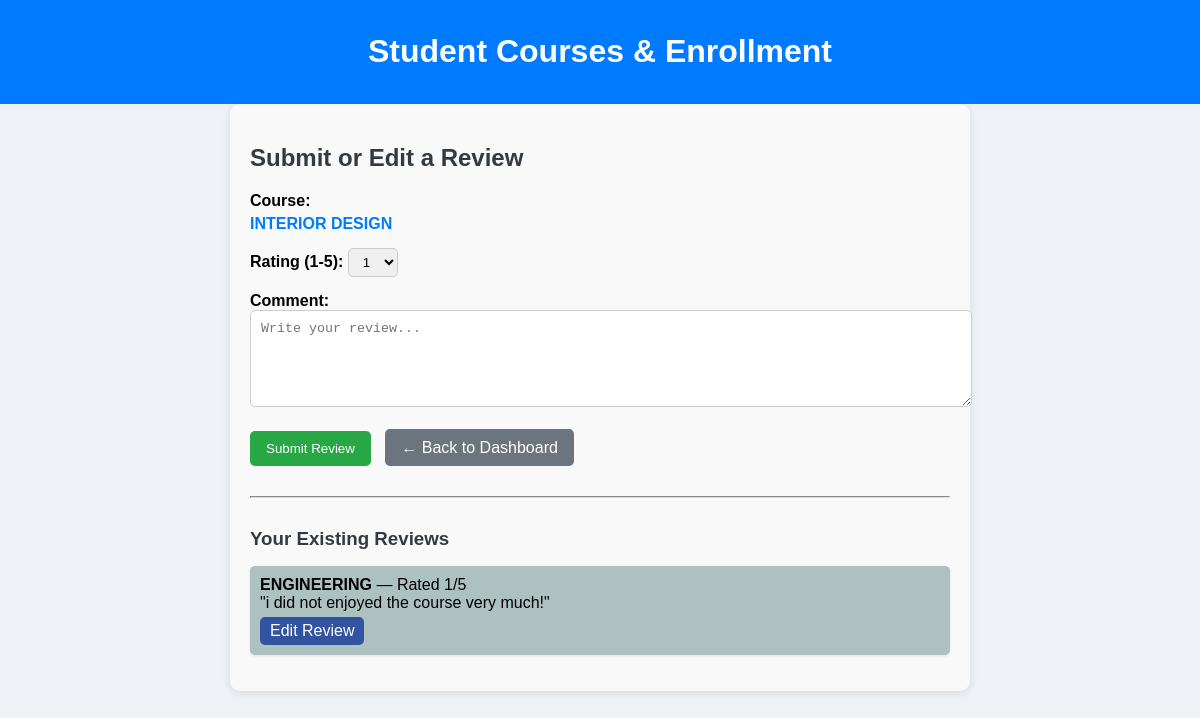
Page /reports/reports/courses/6/add_review (signed in) on the committed database.
### reports/models.py (models this page shows, shortened)
class Course(models.Model):
    name = models.CharField(max_length=200)
    code = models.CharField(max_length=200)
    credit_units = models.IntegerField()
    lecturer = models.CharField(max_length=200)
    students = models.ManyToManyField(Student, related_name='courses', blank=True)

class CourseReview (models.Model):
    course = models.ForeignKey(Course, on_delete=models.CASCADE, related_name='reviews')
    student = models.ForeignKey(Student, on_delete=models.CASCADE)
    rating = models.IntegerField(choices=[(i, str(i)) for i in range(1, 6)])
    comment = models.TextField(blank=True)

### reports/views.py (the view, shortened to what this page needs)
# urls.py: path('<int:course_id>/', views.add_review, name='add_review'),
@login_required
def add_review(request, course_id):
    student = get_object_or_404(Student, user=request.user)
    course = get_object_or_404(Course, id=course_id)
    enrolled_courses = student.courses.all()
    reviews = CourseReview.objects.filter(student=student)
    return render(request, 'reports/add_review.html', {
        'student': student,
        'enrolled_courses': enrolled_courses,
        'reviews': reviews,
        'selected_course': course
    })

### reports/templates/reports/add_review.html (shortened to what this page needs)
{% extends "reports/base.html" %}
{% block content %}
<div style="max-width:700px; margin:auto; padding:20px; background:#f9f9f9; border-radius:10px; box-shadow:0 2px 8px rgba(0,0,0,0.1);">
    <h2 style="color:#343a40; margin-bottom:20px;">Submit or Edit a Review</h2>
    <form method="post">
        <div style="margin-bottom:15px;">
            <label style="font-weight:bold;">Course:</label>
            <p style="font-weight:bold; color:#007bff; margin:5px 0;">{{ selected_course.name }}</p>
        </div>
        <div style="margin-bottom:15px;">
            <label style="font-weight:bold;">Rating (1-5):</label>
            <select name="rating" required style="padding:5px 10px; border-radius:5px; border:1px solid #ccc;">
                {% for i in "12345" %}
                    <option value="{{ i }}">{{ i }}</option>
                {% endfor %}
            </select>
        </div>
        <div style="margin-bottom:20px;">
            <label style="font-weight:bold;">Comment:</label><br>
            <textarea name="comment" rows="5" cols="50" placeholder="Write your review..." required
                      style="width:100%; padding:10px; border-radius:5px; border:1px solid #ccc; resize:vertical;"></textarea>
        </div>
        <div style="margin-bottom:20px;">
            <button type="submit"
                    style="background:#28a745; color:white; padding:10px 16px; border:none; border-radius:5px; cursor:pointer; margin-right:10px;">
                Submit Review
            </button>
            <a href="{% url 'student_detail' student.id %}"
               style="background:#6c757d; color:white; padding:10px 16px; border-radius:5px; text-decoration:none;">
               ← Back to Dashboard
            </a>
        </div>
    </form>
    <hr style="margin:30px 0; border-color:#ddd;">
    <h3 style="color:#343a40; margin-bottom:15px;">Your Existing Reviews</h3>
    {% if reviews %}
    <ul style="list-style:none; padding-left:0;">
        {% for review in reviews %}
        <li style="margin-bottom:15px; padding:10px; background:#adc1c1; border-radius:5px; box-shadow:0 1px 3px rgba(0,0,0,0.1);">
            <strong>{{ review.course.name }}</strong> — Rated {{ review.rating }}/5
            <br>"{{ review.comment }}"
            <br>
            <a href="#" onclick="editReview({{ review.course.id }}, {{ review.rating }}, '{{ review.comment|escapejs }}')"
               style="color:white; background:#3153a0; padding:5px 10px; border-radius:5px; text-decoration:none; display:inline-block; margin-top:5px;">
               Edit Review
            </a>
        </li>
        {% endfor %}
    </ul>
    {% else %}
    <p style="color:#6c757d;">You haven’t submitted any reviews yet.</p>
    {% endif %}
</div>
{% endblock %}

### reports/templates/reports/base.html (style rules this page uses)
body { font-family: Arial, sans-serif; background-color: #eef1f5; margin: 0; padding: 0; }

### rows in the picture
Course: name "INTERIOR DESIGN"
CourseReview: course.name "ENGINEERING", rating "1", comment "i did not enjoyed the course very much!"

### other values in the picture
form field rating "1"
